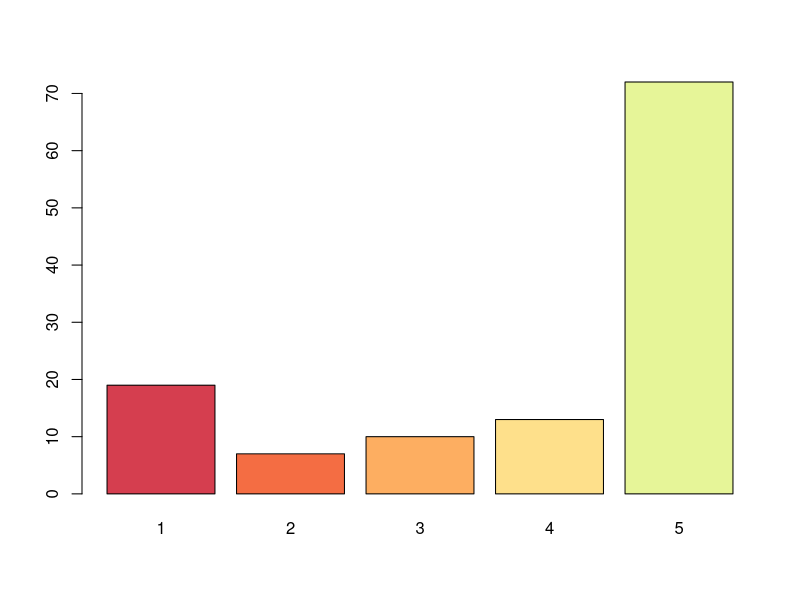
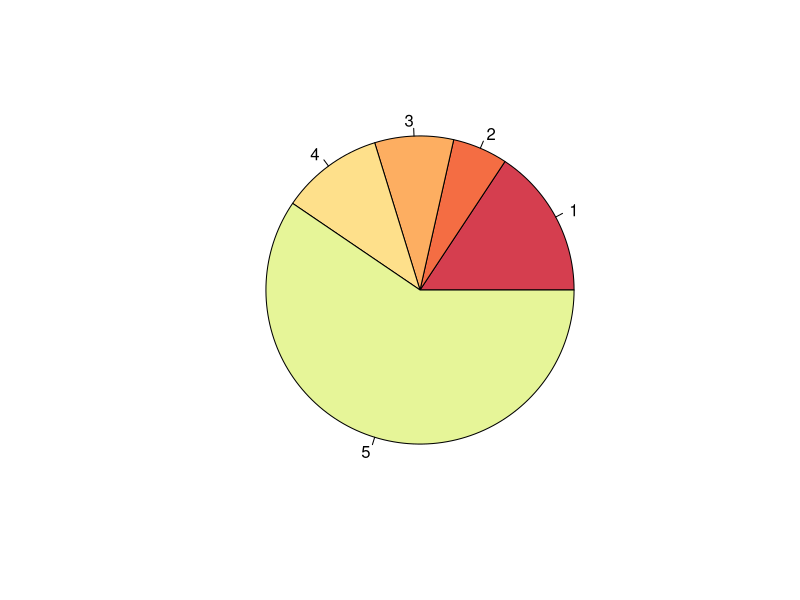
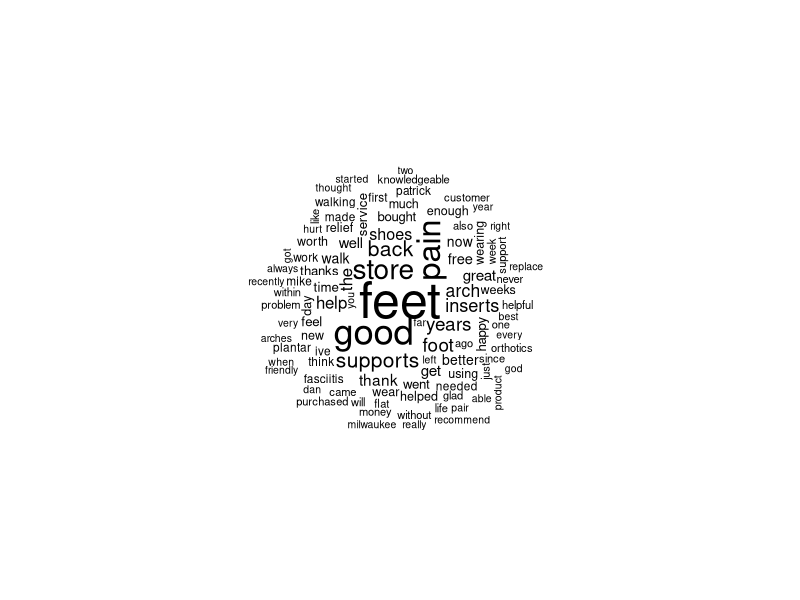
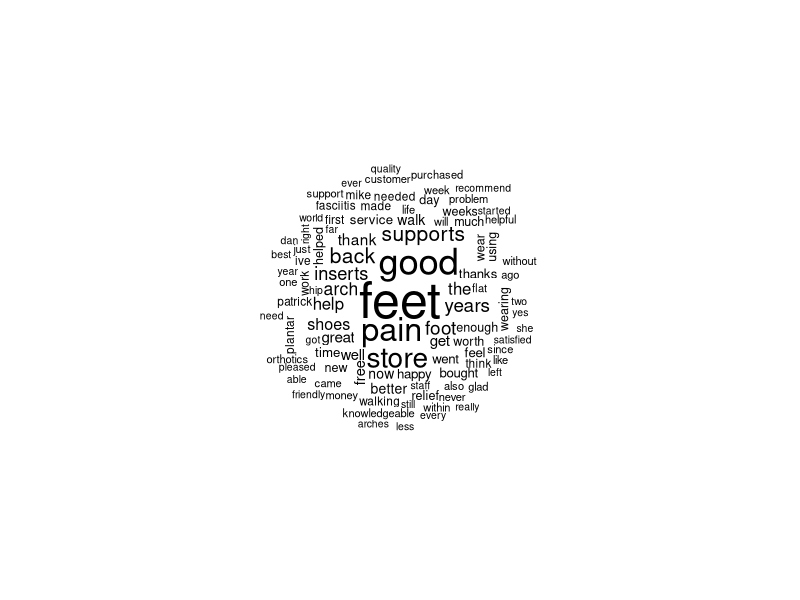

R code for these plots, in order:
## ---- chunk 1
gf = read.csv("GF_mkereviews.csv")
str(gf)
## ---- chunk 2
summary(gf)
## ---- chunk 3
gf$review_ID = NULL
## ---- chunk 4
gf = gf[sample(nrow(gf), replace = FALSE),]
## ---- chunk 5
gf$review_rating = factor(gf$review_rating)
## ---- chunk 6
library(RColorBrewer)
coul <- brewer.pal(8, "Spectral") 
## ---- chunk 7
barplot(table(gf$review_rating), col=coul)
## ---- chunk 8
pie(table(gf$review_rating), col=coul)
## ---- chunk 9
library(tm)
library(SnowballC)
gf_corpus = VCorpus(VectorSource(gf$review_text))
as.character(gf_corpus[[1]])
## ---- chunk 10
gf_corpus_clean = tm_map(gf_corpus, content_transformer(tolower))
gf_corpus_clean = tm_map(gf_corpus_clean, removeNumbers)
gf_corpus_clean = tm_map(gf_corpus_clean, removeWords, stopwords())

replacePunctuation = function(x){
  gsub("[[:punct:]]+", " ", x)
}

gf_corpus_clean = tm_map(gf_corpus_clean, content_transformer(replacePunctuation))

gf_corpus_clean = tm_map(gf_corpus_clean, stemDocument)
gf_corpus_clean = tm_map(gf_corpus_clean, stripWhitespace)
as.character(gf_corpus_clean[[1]])
## ---- chunk 11
library(wordcloud)
fivestar = subset(gf, review_rating == "5")$review_text
onestar = subset(gf, review_rating == "1")$review_text
## ---- chunk 12
#fivestar
wordcloud(fivestar, max.words = 100, scale = c(3, 0.5), random.order = FALSE)
## ---- chunk 13
#onestar
wordcloud(fivestar, max.words = 100, scale = c(3, 0.5), random.order = FALSE)
## ---- chunk 14
